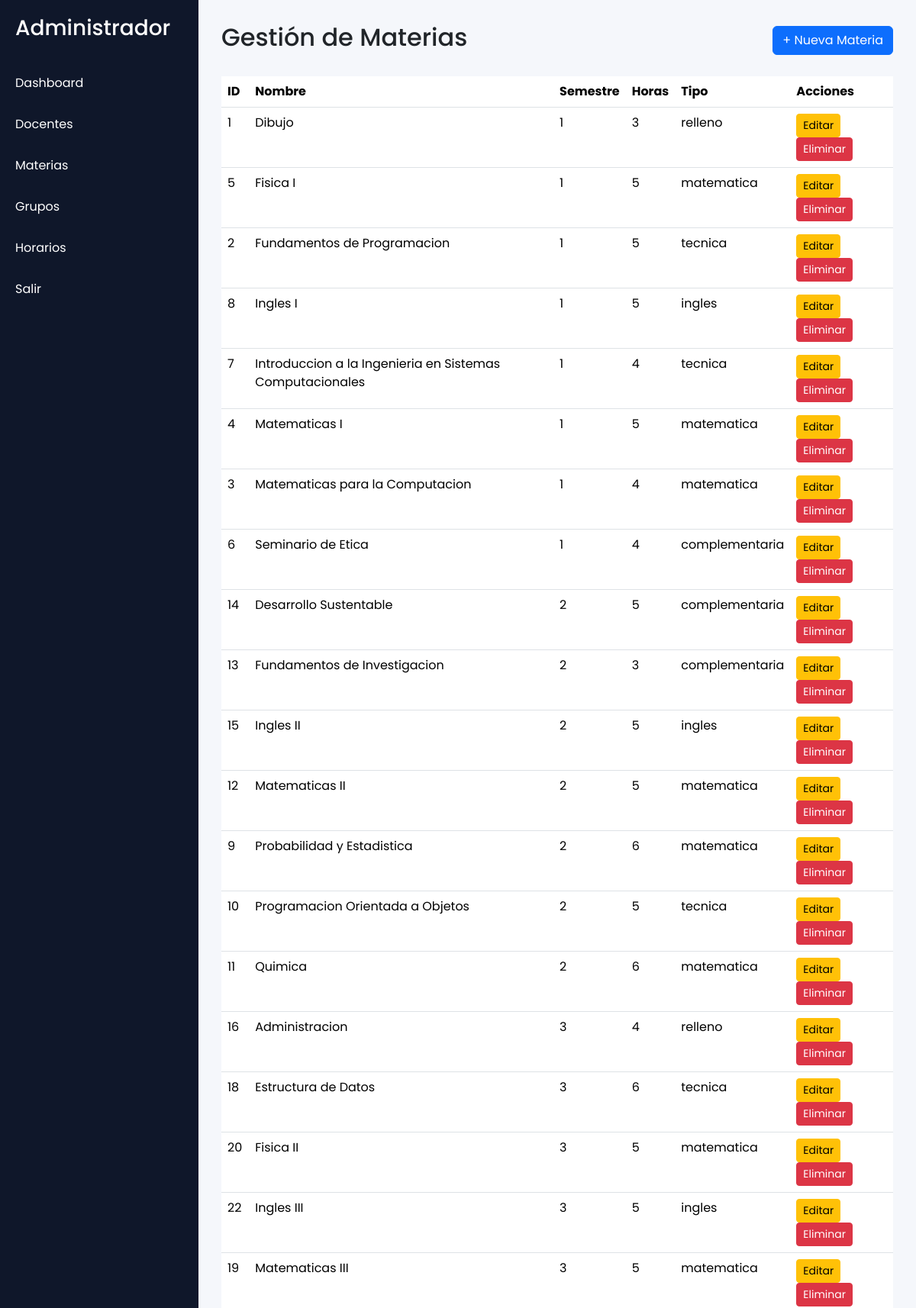
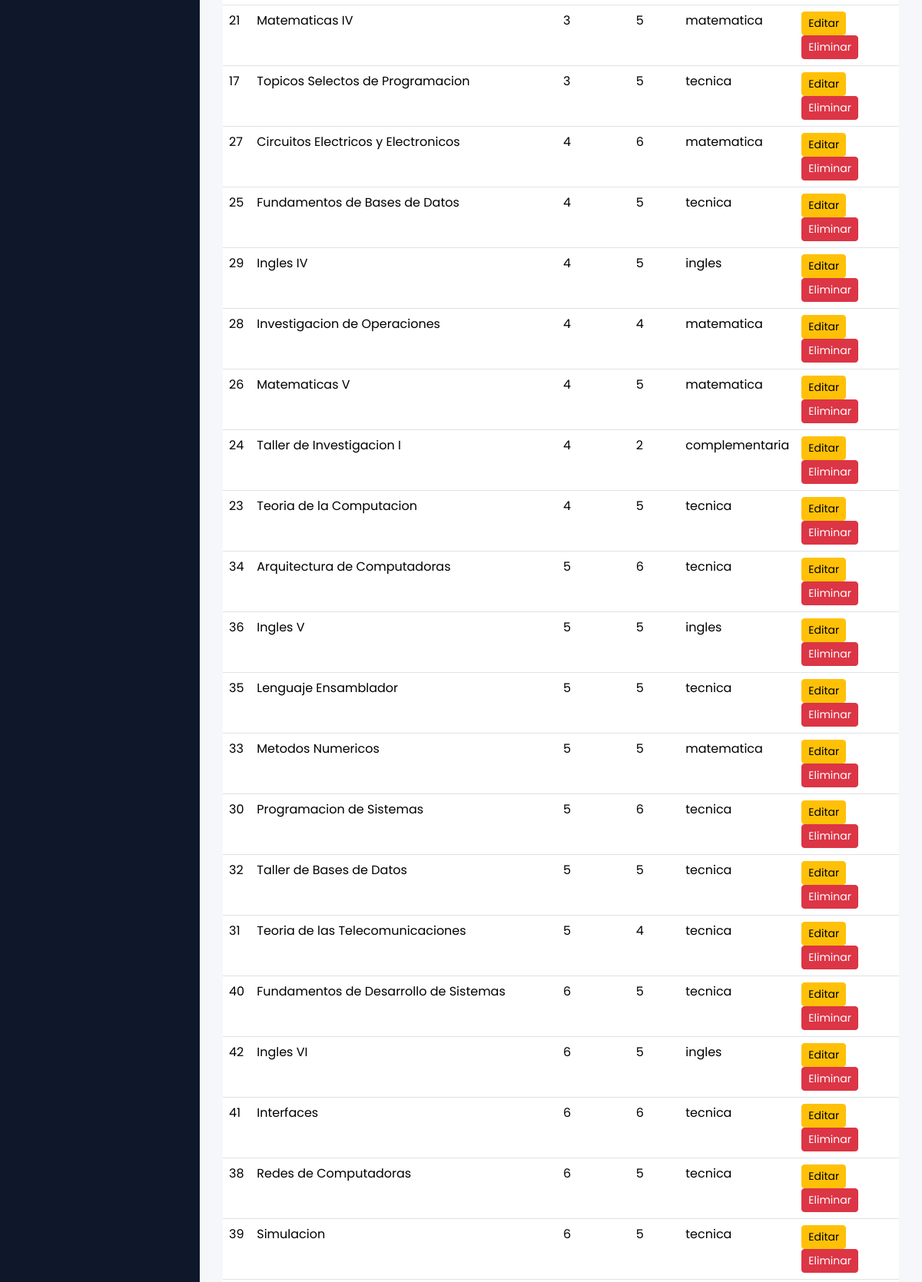
The app's page /admin/materias.php (upper part) with its own data (2 pictures, top to bottom).
### tables this page shows
CREATE TABLE IF NOT EXISTS `materias` (
`id` int(11) NOT NULL,
  `nombre` varchar(200) DEFAULT NULL,
  `semestre` int(11) DEFAULT NULL,
  `horas_semana` int(11) DEFAULT NULL,
  `tipo` varchar(50) DEFAULT NULL
);

### admin/materias.php (the view, shortened to what this page needs)
<?php
require_once("../config/conexion.php");
$sql = "
SELECT *
FROM materias
ORDER BY semestre,nombre
";
$stmt = $conexion->prepare($sql);
$stmt->execute();
$materias = $stmt->fetchAll(PDO::FETCH_ASSOC);
?>
<!DOCTYPE html>
<html lang="es">
<head>
<link
href="https://cdn.jsdelivr.net/npm/bootstrap@5.3.3/dist/css/bootstrap.min.css"
rel="stylesheet">
<link
rel="stylesheet"
href="../assets/css/style.css">
</head>
<body>
<div class="d-flex">
<div class="sidebar">
<h3>Administrador</h3>
<a href="dashboard.php">Dashboard</a>
<a href="docentes.php">Docentes</a>
<a href="materias.php">Materias</a>
<a href="#">Grupos</a>
<a href="#">Horarios</a>
<a href="../login/logout.php">Salir</a>
</div>
<div class="main-content">
<div class="d-flex justify-content-between align-items-center mb-4">
<h2 class="page-title">
Gestión de Materias
</h2>
<a
href="nueva_materia.php"
class="btn btn-primary">
+ Nueva Materia
</a>
</div>
<table class="table table-hover">
<thead>
<tr>
<th>ID</th>
<th>Nombre</th>
<th>Semestre</th>
<th>Horas</th>
<th>Tipo</th>
<th>Acciones</th>
</tr>
</thead>
<tbody>
<?php foreach($materias as $m){ ?>
<tr>
<td><?= $m['id'] ?></td>
<td><?= $m['nombre'] ?></td>
<td><?= $m['semestre'] ?></td>
<td><?= $m['horas_semana'] ?></td>
<td><?= $m['tipo'] ?></td>
<td>
<a
href="editar_materia.php?id=<?= $m['id'] ?>"
class="btn btn-warning btn-sm">
Editar
</a>
<a
href="eliminar_materia.php?id=<?= $m['id'] ?>"
class="btn btn-danger btn-sm"
onclick="return confirm('¿Eliminar materia?')">
Eliminar
</a>
</td>
</tr>
<?php } ?>
</tbody>
</table>
</div>
</div>
</body>
</html>

### assets/css/style.css (style rules this page uses)
* { margin:0; padding:0; box-sizing:border-box; font-family:'Poppins',sans-serif; }
body { background:#f5f7fb; }
.sidebar { width:260px; min-height:100vh; background:#0f172a; color:white; }
.sidebar h3 { padding:20px; }
.sidebar a { display:block; color:white; text-decoration:none; padding:15px 20px; }
.main-content { flex:1; padding:30px; }

### records on screen
materias: id "1", nombre "Dibujo", semestre "1", horas_semana "3", tipo "relleno"
materias: id "5", nombre "Fisica I", semestre "1", horas_semana "5", tipo "matematica"
materias: id "2", nombre "Fundamentos de Programacion", semestre "1", horas_semana "5", tipo "tecnica"
materias: id "8", nombre "Ingles I", semestre "1", horas_semana "5", tipo "ingles"
materias: id "7", nombre "Introduccion a la Ingenieria en Sistemas Computacionales", semestre "1", horas_semana "4", tipo "tecnica"
materias: id "4", nombre "Matematicas I", semestre "1", horas_semana "5", tipo "matematica"
materias: id "3", nombre "Matematicas para la Computacion", semestre "1", horas_semana "4", tipo "matematica"
materias: id "6", nombre "Seminario de Etica", semestre "1", horas_semana "4", tipo "complementaria"
materias: id "14", nombre "Desarrollo Sustentable", semestre "2", horas_semana "5", tipo "complementaria"
materias: id "13", nombre "Fundamentos de Investigacion", semestre "2", horas_semana "3", tipo "complementaria"
materias: id "15", nombre "Ingles II", semestre "2", horas_semana "5", tipo "ingles"
materias: id "12", nombre "Matematicas II", semestre "2", horas_semana "5", tipo "matematica"
materias: id "9", nombre "Probabilidad y Estadistica", semestre "2", horas_semana "6", tipo "matematica"
materias: id "10", nombre "Programacion Orientada a Objetos", semestre "2", horas_semana "5", tipo "tecnica"
materias: id "11", nombre "Quimica", semestre "2", horas_semana "6", tipo "matematica"
materias: id "16", nombre "Administracion", semestre "3", horas_semana "4", tipo "relleno"
materias: id "18", nombre "Estructura de Datos", semestre "3", horas_semana "6", tipo "tecnica"
materias: id "20", nombre "Fisica II", semestre "3", horas_semana "5", tipo "matematica"
materias: id "22", nombre "Ingles III", semestre "3", horas_semana "5", tipo "ingles"
materias: id "19", nombre "Matematicas III", semestre "3", horas_semana "5", tipo "matematica"
materias: id "21", nombre "Matematicas IV", semestre "3", horas_semana "5", tipo "matematica"
materias: id "17", nombre "Topicos Selectos de Programacion", semestre "3", horas_semana "5", tipo "tecnica"
materias: id "27", nombre "Circuitos Electricos y Electronicos", semestre "4", horas_semana "6", tipo "matematica"
materias: id "25", nombre "Fundamentos de Bases de Datos", semestre "4", horas_semana "5", tipo "tecnica"
materias: id "29", nombre "Ingles IV", semestre "4", horas_semana "5", tipo "ingles"
materias: id "28", nombre "Investigacion de Operaciones", semestre "4", horas_semana "4", tipo "matematica"
materias: id "26", nombre "Matematicas V", semestre "4", horas_semana "5", tipo "matematica"
materias: id "24", nombre "Taller de Investigacion I", semestre "4", horas_semana "2", tipo "complementaria"
materias: id "23", nombre "Teoria de la Computacion", semestre "4", horas_semana "5", tipo "tecnica"
materias: id "34", nombre "Arquitectura de Computadoras", semestre "5", horas_semana "6", tipo "tecnica"
materias: id "36", nombre "Ingles V", semestre "5", horas_semana "5", tipo "ingles"
materias: id "35", nombre "Lenguaje Ensamblador", semestre "5", horas_semana "5", tipo "tecnica"
materias: id "33", nombre "Metodos Numericos", semestre "5", horas_semana "5", tipo "matematica"
materias: id "30", nombre "Programacion de Sistemas", semestre "5", horas_semana "6", tipo "tecnica"
materias: id "32", nombre "Taller de Bases de Datos", semestre "5", horas_semana "5", tipo "tecnica"
materias: id "31", nombre "Teoria de las Telecomunicaciones", semestre "5", horas_semana "4", tipo "tecnica"
materias: id "40", nombre "Fundamentos de Desarrollo de Sistemas", semestre "6", horas_semana "5", tipo "tecnica"
materias: id "42", nombre "Ingles VI", semestre "6", horas_semana "5", tipo "ingles"
materias: id "41", nombre "Interfaces", semestre "6", horas_semana "6", tipo "tecnica"
materias: id "38", nombre "Redes de Computadoras", semestre "6", horas_semana "5", tipo "tecnica"
materias: id "39", nombre "Simulacion", semestre "6", horas_semana "5", tipo "tecnica"
